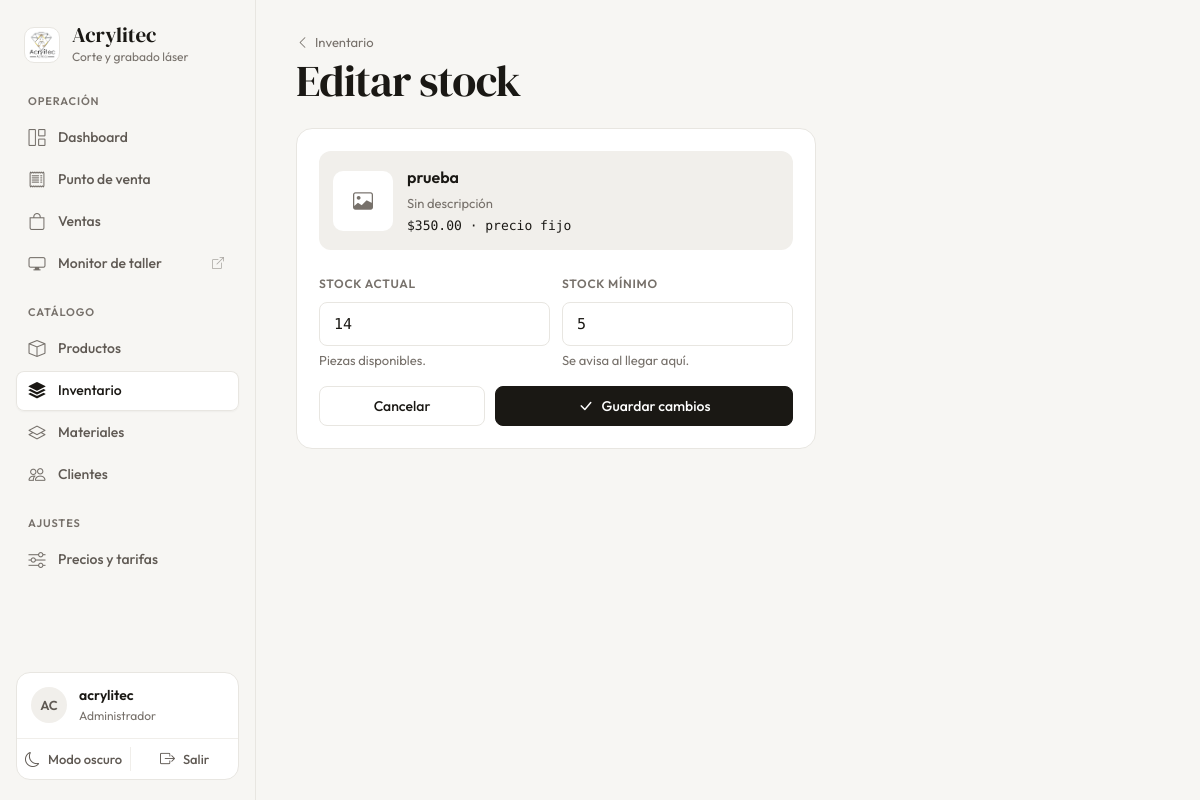
Page /inventario/2/stock/ (signed in) on the committed database.
### gestion/models.py (models this page shows, shortened)
class Productos(models.Model):
    id_producto = models.AutoField(primary_key=True)
    nombre = models.CharField(max_length=100, blank=True, null=True)
    detalle = models.CharField(max_length=100, blank=True, null=True)
    precio_fijo = models.DecimalField(max_digits=10, decimal_places=2, blank=True, null=True, verbose_name="Precio Fijo (Opcional)")
    porcentaje_utilidad = models.IntegerField(default=40)
    foto = models.CharField(max_length=255, blank=True, null=True)
    stock_actual = models.IntegerField(default=0, verbose_name="Stock Actual")
    stock_minimo = models.IntegerField(default=0, verbose_name="Stock Mínimo")
    class Meta:
        managed = True
        db_table = 'productos'
        verbose_name = "Producto"
        verbose_name_plural = "Productos"

### gestion/views.py (the view)
# urls.py: path('inventario/<int:pk>/stock/', views.editar_stock_producto, name='editar_stock_producto'),
@login_required
def editar_stock_producto(request, pk):
    producto = get_object_or_404(Productos, pk=pk)
    if request.method == 'POST':
        producto.stock_actual = int(request.POST.get('stock_actual', 0))
        producto.stock_minimo = int(request.POST.get('stock_minimo', 0))
        producto.save()
        messages.success(request, f'Stock de "{producto.nombre}" actualizado correctamente.')
        return redirect('inventario_productos')
    return render(request, 'gestion/editar_stock.html', {
        'producto': producto,
    })

### gestion/templates/gestion/editar_stock.html (shortened to what this page needs)
{% extends 'gestion/base.html' %}
{% block content %}
<header class="page-header">
    <div class="page-heading">
        <a class="page-eyebrow" href="{% url 'inventario_productos' %}"><i class="bi bi-chevron-left"></i> Inventario</a>
        <h1 class="page-title">Editar stock</h1>
    </div>
</header>
<section class="card narrow" style="max-width: 520px; margin: 0;">
    <div class="card-body" style="display: flex; flex-direction: column; gap: 20px;">
        <div style="display: flex; align-items: center; gap: 14px; padding: 14px; border-radius: var(--radius-md); background: var(--clr-surface-alt);">
            {% if producto.foto %}
            <img class="thumb" src="/media/{{ producto.foto }}" alt="{{ producto.nombre }}" style="width: 60px; height: 60px;">
            {% else %}
            <span class="thumb" style="width: 60px; height: 60px; background: var(--clr-surface);"><i class="bi bi-image" style="font-size: 1.25rem;"></i></span>
            {% endif %}
            <div style="display: flex; flex-direction: column; gap: 3px; min-width: 0;">
                <span style="font-weight: 600;">{{ producto.nombre }}</span>
                <span class="text-muted" style="font-size: 0.8125rem;">{{ producto.detalle|default:"Sin descripción" }}</span>
                <span class="text-num" style="font-size: 0.8125rem;">${{ producto.precio_fijo }} · precio fijo</span>
            </div>
        </div>
        <form method="POST" style="display: flex; flex-direction: column; gap: 16px;">
            <div style="display: grid; grid-template-columns: repeat(2, minmax(0, 1fr)); gap: 12px;">
                <div>
                    <label class="form-label" for="stockActual">Stock actual</label>
                    <input type="number" id="stockActual" name="stock_actual" class="form-control" value="{{ producto.stock_actual }}" min="0" required>
                    <div class="form-text">Piezas disponibles.</div>
                </div>
                <div>
                    <label class="form-label" for="stockMinimo">Stock mínimo</label>
                    <input type="number" id="stockMinimo" name="stock_minimo" class="form-control" value="{{ producto.stock_minimo }}" min="0" required>
                    <div class="form-text">Se avisa al llegar aquí.</div>
                </div>
            </div>
            <div style="display: flex; gap: 10px;">
                <a href="{% url 'inventario_productos' %}" class="btn" style="flex: 1;">Cancelar</a>
                <button type="submit" class="btn btn-primary" style="flex: 2;"><i class="bi bi-check-lg"></i> Guardar cambios</button>
            </div>
        </form>
    </div>
</section>
{% endblock %}

### gestion/templates/gestion/base.html (shortened to what this page needs)
{% load static %}
<!DOCTYPE html>
<html lang="es">
<head>
    <link href="https://cdn.jsdelivr.net/npm/bootstrap@5.3.0/dist/css/bootstrap.min.css" rel="stylesheet">
    <link href="https://cdn.jsdelivr.net/npm/bootstrap-icons@1.11.3/font/bootstrap-icons.min.css" rel="stylesheet">
    <link href="https://cdn.jsdelivr.net/npm/select2@4.1.0-rc.0/dist/css/select2.min.css" rel="stylesheet">
    <link href="https://cdn.jsdelivr.net/npm/select2-bootstrap-5-theme@1.3.0/dist/select2-bootstrap-5-theme.min.css" rel="stylesheet">
    <link href="{% static 'gestion/css/main.css' %}" rel="stylesheet">
</head>
<body>
{% with url_name=request.resolver_match.url_name %}
<div class="app-shell">
    <aside class="sidebar" id="sidebar" aria-label="Navegación principal">
        <a class="sidebar-brand" href="{% url 'dashboard' %}">
            <span class="sidebar-logo"><img src="{% static 'gestion/img/logo_acrylitec.png' %}" alt=""></span>
            <span class="sidebar-brand-text">
                <span class="sidebar-brand-name">Acrylitec</span>
                <span class="sidebar-brand-sub">Corte y grabado láser</span>
            </span>
        </a>
        <nav class="sidebar-nav">
            <div class="nav-group">
                <span class="nav-group-label">Operación</span>
                {% if request.user.is_superuser or request.user.groups.all.0.name == 'Administrador' %}
                <a class="side-link {% if url_name == 'dashboard' %}active{% endif %}" href="{% url 'dashboard' %}" {% if url_name == 'dashboard' %}aria-current="page"{% endif %}>
                    <i class="bi bi-grid-1x2"></i><span>Dashboard</span>
                </a>
                {% endif %}
                <a class="side-link {% if url_name == 'nuevo_pedido' %}active{% endif %}" href="{% url 'nuevo_pedido' %}" {% if url_name == 'nuevo_pedido' %}aria-current="page"{% endif %}>
                    <i class="bi bi-receipt"></i><span>Punto de venta</span>
                </a>
                <a class="side-link {% if url_name == 'lista_ventas' or url_name == 'detalle_venta' %}active{% endif %}" href="{% url 'lista_ventas' %}" {% if url_name == 'lista_ventas' %}aria-current="page"{% endif %}>
                    <i class="bi bi-bag"></i><span>Ventas</span>
                </a>
                <a class="side-link" href="{% url 'pantalla_pendientes' %}" target="_blank" rel="noopener">
                    <i class="bi bi-display"></i><span>Monitor de taller</span><i class="bi bi-box-arrow-up-right ext" aria-hidden="true"></i>
                </a>
            </div>
            <div class="nav-group">
                <span class="nav-group-label">Catálogo</span>
                <a class="side-link {% if url_name == 'lista_productos' or url_name == 'crear_producto' or url_name == 'editar_producto' or url_name == 'eliminar_producto' %}active{% endif %}" href="{% url 'lista_productos' %}">
                    <i class="bi bi-box"></i><span>Productos</span>
                </a>
                <a class="side-link {% if url_name == 'inventario_productos' or url_name == 'editar_stock_producto' %}active{% endif %}" href="{% url 'inventario_productos' %}">
                    <i class="bi bi-stack"></i><span>Inventario</span>
                </a>
                <a class="side-link {% if url_name == 'lista_materiales' or url_name == 'crear_material' or url_name == 'eliminar_material' %}active{% endif %}" href="{% url 'lista_materiales' %}">
                    <i class="bi bi-layers"></i><span>Materiales</span>
                </a>
                <a class="side-link {% if url_name == 'lista_clientes' or url_name == 'crear_cliente' or url_name == 'eliminar_cliente' %}active{% endif %}" href="{% url 'lista_clientes' %}">
                    <i class="bi bi-people"></i><span>Clientes</span>
                </a>
            </div>
            {% if request.user.is_superuser or request.user.groups.all.0.name == 'Administrador' %}
            <div class="nav-group">
                <span class="nav-group-label">Ajustes</span>
                <a class="side-link {% if url_name == 'configuracion_precios' %}active{% endif %}" href="{% url 'configuracion_precios' %}">
                    <i class="bi bi-sliders"></i><span>Precios y tarifas</span>
                </a>
            </div>
            {% endif %}
        </nav>
        <div class="sidebar-user">
            <div class="sidebar-user-info">
                <span class="avatar">{{ request.user.username|slice:":2"|upper }}</span>
                <span class="sidebar-user-text">
                    <span class="sidebar-user-name">{{ request.user.get_full_name|default:request.user.username }}</span>
                    <span class="sidebar-user-role">{% if request.user.is_superuser %}Administrador{% else %}{{ request.user.groups.all.0.name|default:"Usuario" }}{% endif %}</span>
                </span>
            </div>
            <div class="sidebar-user-actions">
                <button class="sidebar-action theme-toggle" type="button" data-theme-toggle aria-label="Cambiar a modo oscuro">
                    <span class="sidebar-action-icon" aria-hidden="true">
                        <i class="bi bi-moon theme-toggle__moon"></i>
                    </span>
                    <span class="theme-label-light">Modo oscuro</span>
                </button>
                <a class="sidebar-action sidebar-action--logout" href="{% url 'logout' %}">
                    <i class="bi bi-box-arrow-right" aria-hidden="true"></i>
                    <span>Salir</span>
                </a>
            </div>
        </div>
    </aside>
    <div class="app-main">
        <main class="page" id="contenido">
            {% block content %}
            {% endblock %}
        </main>
    </div>
</div>
{% endwith %}
</body>
</html>

### rows in the picture
Productos: nombre "prueba", detalle "Sin descripción", precio_fijo "350.00", stock_actual "14", stock_minimo "5"

### other values in the picture
{{ request.user.username|slice:":2"|upper }} "AC"
{{ request.user.get_full_name|default:request.user.username }} "acrylitec"
